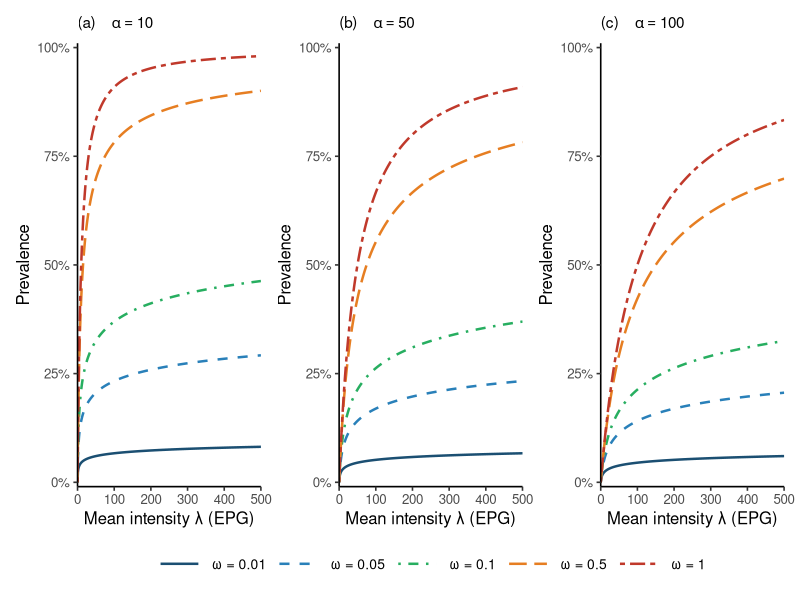
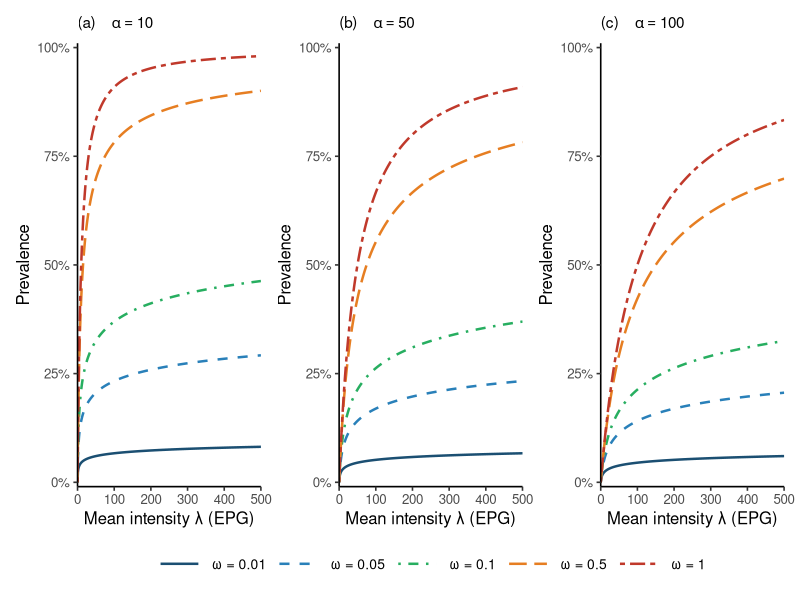

Reproduce these figures in R, in order.
library(ggplot2)
library(dplyr)
library(tidyr)
library(patchwork)

# ---------------------------------------------------------------------------
# Prevalence-intensity curve under the DSGM
#
#   p(lambda) = 1 - [ omega / (omega + lambda*(1-exp(-alpha))/alpha) ]^omega
#
# lambda = mean intensity (EPG), alpha = egg detection rate per worm,
# omega  = aggregation parameter
#
# Note: for fixed lambda, smaller alpha implies larger implied worm burden
# (mu = lambda/alpha), hence higher prevalence. Curves are ordered so that
# smaller alpha sits above larger alpha.
# ---------------------------------------------------------------------------

prev_intensity <- function(lambda, alpha, omega) {
  1 - (omega / (omega + (lambda / alpha) * (1 - exp(-alpha))))^omega
}

lambda_seq  <- seq(0, 500, length.out = 500)
omega_vals  <- c(0.01, 0.05, 0.1, 0.5, 1.0)
alpha_fixed <- c(10, 50, 100)
panel_labs  <- c("(a)", "(b)", "(c)")

colours     <- c("#1b4f72", "#2980b9", "#27ae60", "#e67e22", "#c0392b")
linetypes   <- c("solid", "dashed", "dotdash", "longdash", "twodash")

# ---------------------------------------------------------------------------
# Build one panel per fixed alpha value
# ---------------------------------------------------------------------------
make_panel <- function(alpha_val, panel_label) {

  df <- expand.grid(lambda = lambda_seq, omega = omega_vals) |>
    mutate(
      prevalence = prev_intensity(lambda, alpha = alpha_val, omega = omega),
      omega_lab  = factor(paste0("\u03c9 = ", omega),
                          levels = paste0("\u03c9 = ", omega_vals))
    )

  ggplot(df, aes(x = lambda, y = prevalence,
                 colour = omega_lab, linetype = omega_lab)) +
    geom_line(linewidth = 0.85) +
    scale_colour_manual(values = colours, name = NULL) +
    scale_linetype_manual(values = linetypes, name = NULL) +
    scale_x_continuous(expand = c(0, 0)) +
    scale_y_continuous(limits = c(0, 1), expand = c(0.01, 0),
                       labels = scales::percent_format(accuracy = 1)) +
    labs(
      x     = "Mean intensity \u03bb (EPG)",
      y     = "Prevalence",
      title = bquote(.(panel_label)~"  "~alpha == .(alpha_val))
    ) +
    theme_classic(base_size = 12) +
    theme(
      legend.position   = "bottom",
      legend.direction  = "horizontal",
      legend.background = element_rect(fill = "white", colour = NA),
      legend.key.width  = unit(1.2, "cm"),
      legend.text       = element_text(size = 10),
      plot.title        = element_text(size = 11, hjust = 0)
    )
}

panels <- mapply(make_panel, alpha_fixed, panel_labs, SIMPLIFY = FALSE)

# ---------------------------------------------------------------------------
# Combine: shared legend from first panel
# ---------------------------------------------------------------------------
fig <- wrap_plots(panels, nrow = 1) +
  plot_layout(guides = "collect") &
  theme(legend.position = "bottom")

# ---------------------------------------------------------------------------
# Save
# ---------------------------------------------------------------------------
ggsave(
  filename = "figures/prev_intensity_curve.pdf",
  plot     = fig,
  width    = 13,
  height   = 5.2,
  device   = cairo_pdf
)

ggsave(
  filename = "prev_intensity_curve.png",
  plot     = fig,
  width    = 13,
  height   = 5.2,
  dpi      = 300
)

message("Saved: prev_intensity_curve.pdf and prev_intensity_curve.png")
